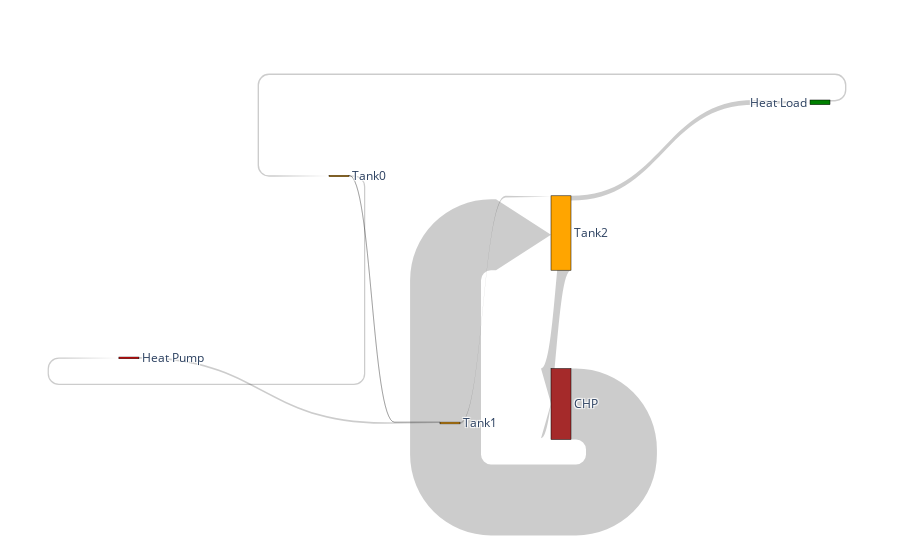

Write notebook code for a chart like this one.
### Markdown cell above
### Plot with more details

### Code cell
#Plot where out/fro CHP considered

fig = go.Figure(data=[go.Sankey(
    arrangement = "snap",
    valuesuffix = "Wh",
    node = dict(
      pad = 10,
    #   thickness = 20,
      line = dict(color = "black", width = 0.5),
      label = ["Heat Pump", "Tank0", "Tank1", "Tank2", "Heat Load", "CHP"],
      x = [0, 0.35, 0.5, 0.65, 1,0.65],
      y = [0,0.2,0.85,0.35,-0.2, 0.8],
    #   color = "blue"
      color = ['Red', 'Orange', 'Orange', 'Orange', 'Green', 'Brown']
    ),
    link = dict(
      arrowlen = 55,
      source = [0, 1, 2,3, 4, 1,5,3], # indices correspond to labels, eg A1, A2, A1, B1, ...
      target = [2, 2, 3,4, 1, 0,3,5],
      value = [(((df[x].sum())**2)**0.5)/4 for x in Qflows]
    #   curve = [0, 0, 0, 0.5, 0]
  ))])

fig.show()

### Figure 1 — Plotly figure (JSON) as saved in the notebook; plotly's stock layout.template omitted (floating-point values rounded to 4 significant figures)
{"data": [{"arrangement": "snap", "link": {"arrowlen": 55, "source": [0, 1, 2, 3, 4, 1, 5, 3], "target": [2, 2, 3, 4, 1, 0, 3, 5], "value": [11990000.0, 154400.0, 12160000.0, 33070000.0, 9804000.0, 9036000.0, 503900000.0, 495500000.0]}, "node": {"color": ["Red", "Orange", "Orange", "Orange", "Green", "Brown"], "label": ["Heat Pump", "Tank0", "Tank1", "Tank2", "Heat Load", "CHP"], "line": {"color": "black", "width": 0.5}, "pad": 10, "x": [0, 0.35, 0.5, 0.65, 1, 0.65], "y": [0, 0.2, 0.85, 0.35, -0.2, 0.8]}, "type": "sankey", "valuesuffix": "Wh"}], "layout": {}}
